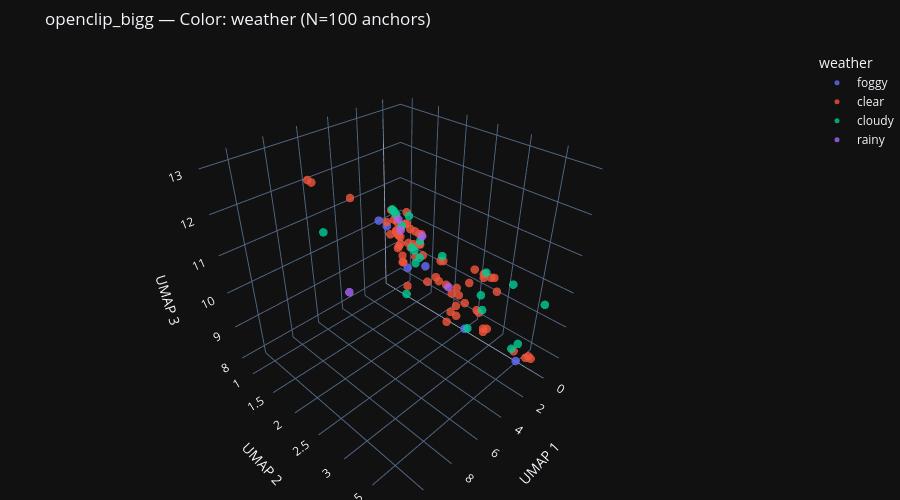
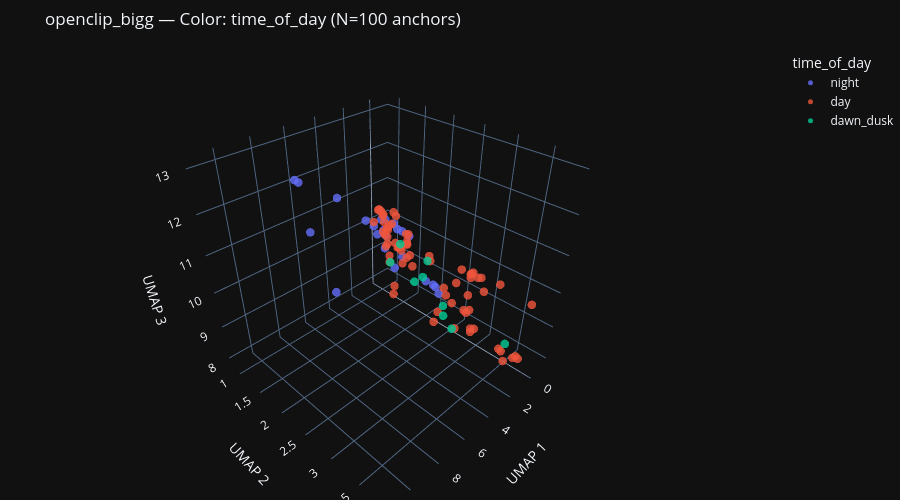
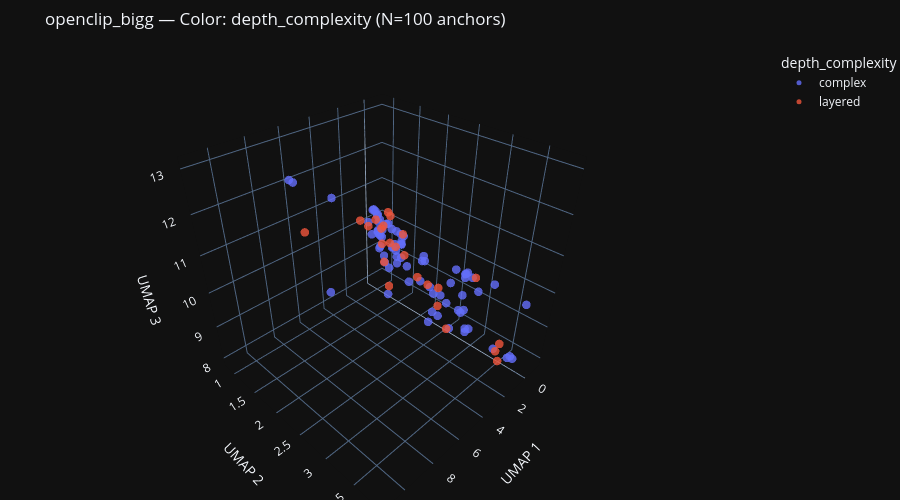

The cell these charts' notebook holds for them, in order:
### Markdown cell above
### 7.1 Best Models: Latent Space by Semantic Key

Compare how the top 2 models (openclip_bigg and eva02_e) structure the space for key semantic attributes.

### Code cell
# Visualize top model (openclip_bigg) colored by different semantic keys
TOP_MODEL = "openclip_bigg"
SEMANTIC_KEYS = ["weather", "time_of_day", "depth_complexity", "occlusion_level"]

for key in SEMANTIC_KEYS:
    fig = plot_latent_space(TOP_MODEL, color_by=key, show_anchors_only=True)
    if fig:
        fig.show()
